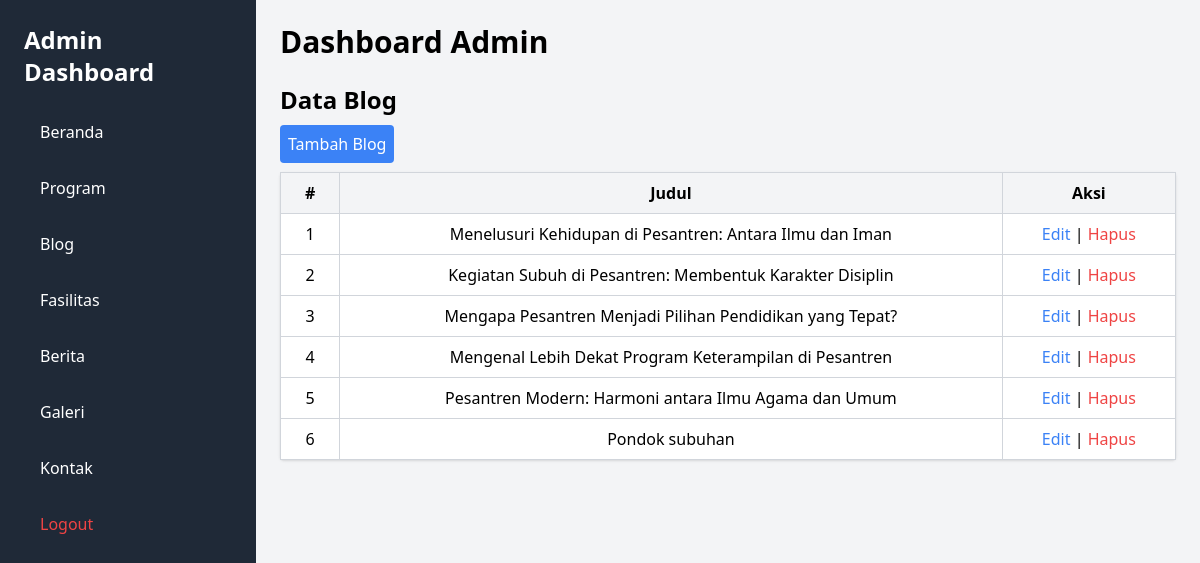
/dashboard.php?section=blog, run on the app's committed database.
### tables this page shows
CREATE TABLE `tb_blog` (
  `id` int(11) NOT NULL,
  `judul` varchar(255) NOT NULL,
  `url` varchar(150) NOT NULL,
  `thumbnail` varchar(255) NOT NULL,
  `content` longtext NOT NULL,
  `tags` text NOT NULL,
  `tanggal_unggahan` datetime DEFAULT NULL,
  `user_id` int(11) NOT NULL
);

### dashboard.php (the view, shortened to what this page needs)
<?php
include 'includes/koneksi.php';
function displayContent($section, $conn) {
    switch($section) {
            ?>
            <?php
            case 'blog':
                ?>
                <h2 class="text-2xl font-semibold mb-4">Data Blog</h2>
                <a href="blog/add_blog.php" class="bg-blue-500 text-white p-2 rounded mb-4">Tambah Blog</a>
                <table class="min-w-full mt-4 bg-white border border-gray-300 rounded shadow table-auto">
                    <thead>
                        <tr class="bg-gray-100 border-b border-gray-300">
                            <th class="py-2 px-4 text-center border-r border-gray-300">#</th>
                            <th class="py-2 px-4 text-center border-r border-gray-300">Judul </th>
                            <th class="py-2 px-4 text-center">Aksi</th>
                        </tr>
                    </thead>
                    <tbody>
                        <?php
                        $query = "SELECT * FROM tb_blog";
                        $result = $conn->query($query);
                        $iteration=1;
                        while($row = $result->fetch_assoc()) {
                            echo "<tr class='hover:bg-gray-50 border-b border-gray-300'>";
                            echo "<td class='py-2 px-4 text-center border-r border-gray-300'>{$iteration}</td>";
                            echo "<td class='py-2 px-4 text-center border-r border-gray-300'>{$row['judul']}</td>";
                            echo "<td class='py-2 px-4 text-center'>
                                    <a href='blog/edit_blog.php?id={$row['id']}' class='text-blue-500 hover:underline'>Edit</a> |
                                    <a href='blog/delete_blog.php?id={$row['id']}' class='text-red-500 hover:underline'>Hapus</a>
                                  </td>";
                            echo "</tr>";
                        $iteration++;
                        }
                        ?>
                    </tbody>
                </table>
                <?php
                break;
            ?>
                    <?php
    }
}
?>
<!DOCTYPE html>
<html lang="en">
<head>
    <script src="https://cdn.tailwindcss.com"></script>
    <link href="https://cdn.jsdelivr.net/npm/remixicon@2.5.0/fonts/remixicon.css" rel="stylesheet">
</head>
<body class="bg-gray-100">
    <div class="min-h-screen flex">
        <aside class="bg-gray-800 text-white w-64 p-6 space-y-4">
            <h2 class="text-2xl font-semibold mb-6">Admin Dashboard</h2>
            <nav class="space-y-4">
                <a href="?section=beranda" class="block py-2 px-4 rounded hover:bg-gray-700">Beranda</a>
                <a href="?section=program" class="block py-2 px-4 rounded hover:bg-gray-700">Program</a>
                <a href="?section=blog" class="block py-2 px-4 rounded hover:bg-gray-700">Blog</a>
                <a href="?section=fasilitas" class="block py-2 px-4 rounded hover:bg-gray-700">Fasilitas</a>
                <a href="?section=berita" class="block py-2 px-4 rounded hover:bg-gray-700">Berita</a>
                <a href="?section=galeri" class="block py-2 px-4 rounded hover:bg-gray-700">Galeri</a>
                <a href="?section=kontak" class="block py-2 px-4 rounded hover:bg-gray-700">Kontak</a>
                <a href="index.php" class="block py-2 px-4 rounded hover:bg-gray-700 text-red-500">Logout</a>
            </nav>
        </aside>
        <div class="flex-1 p-6">
            <h2 class="text-3xl font-semibold mb-6">Dashboard Admin</h2>
            <?php
            $section = isset($_GET['section']) ? $_GET['section'] : 'beranda';
            displayContent($section, $conn);
            ?>
        </div>
    </div>
</body>
</html>

### data on the page
tb_blog: judul "Menelusuri Kehidupan di Pesantren: Antara Ilmu dan Iman"
tb_blog: judul "Kegiatan Subuh di Pesantren: Membentuk Karakter Disiplin"
tb_blog: judul "Mengapa Pesantren Menjadi Pilihan Pendidikan yang Tepat?"
tb_blog: judul "Mengenal Lebih Dekat Program Keterampilan di Pesantren"
tb_blog: judul "Pesantren Modern: Harmoni antara Ilmu Agama dan Umum"
tb_blog: judul "Pondok subuhan"
